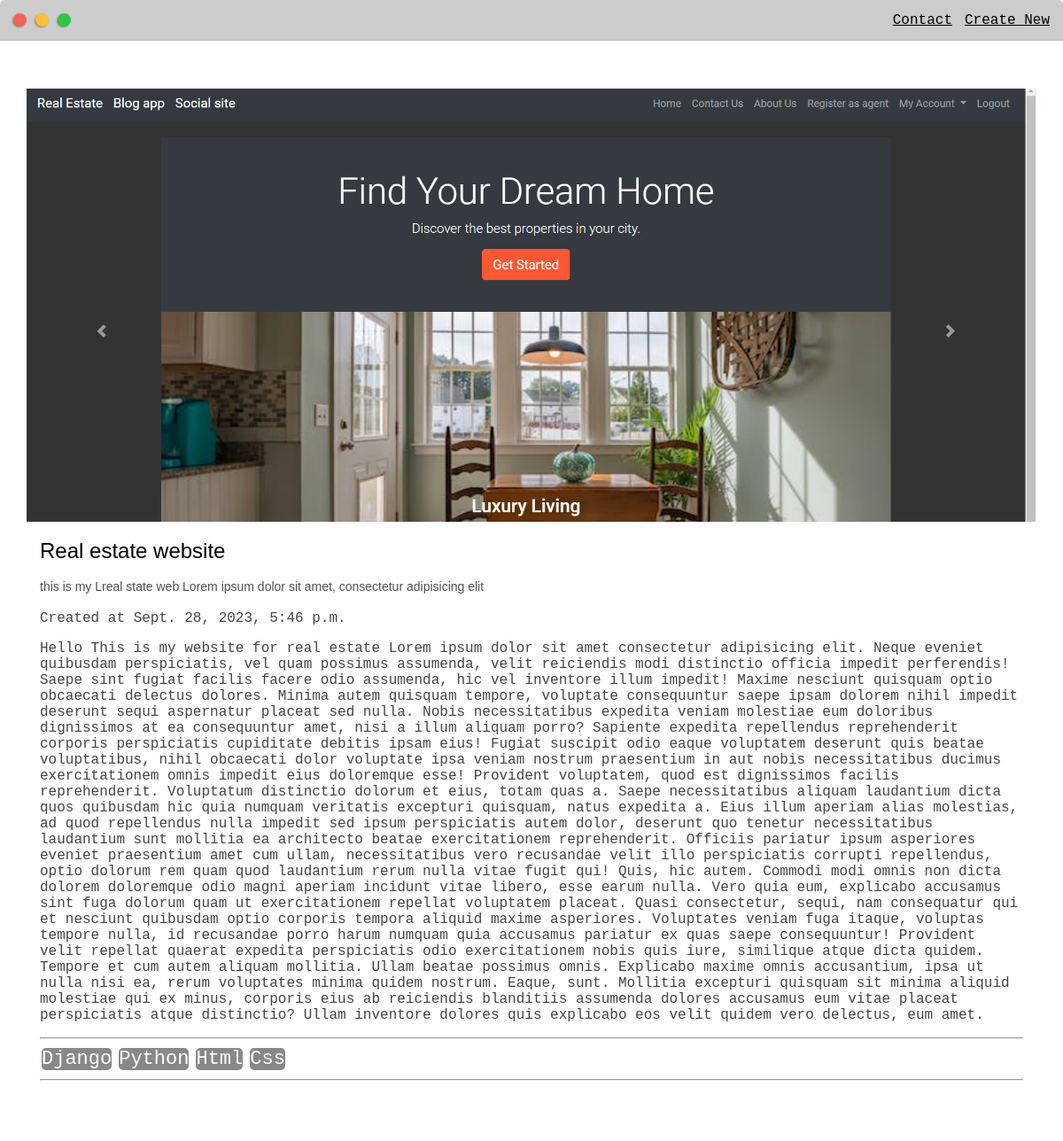
The app's page /post/7 (signed in) with its own data.
### webapp/models.py (models this page shows, shortened)
class posts(models.Model):
    headline = models.CharField( max_length=50)
    sub_headline = models.CharField( max_length=250)
    thumbnail= models.ImageField(null=True , blank=True , default='desktop wallpaper.jpg')
    body = models.TextField(null=True , blank=True)
    created = models.DateTimeField( auto_now_add=True)
    tags=models.ManyToManyField(tags, null=True)

class tags(models.Model):
    name = models.CharField( max_length=50)
    def __str__(self):
        return self.name

### webapp/views.py (the view)
# urls.py: path('post/<int:pk>' ,views.Post, name='post'),
def Post(request , pk):
    post= posts.objects.get(id=pk)
    return  render(request , 'webapp/posts.html' ,{'post':post })

### webapp/templates/webapp/posts.html (shortened to what this page needs)
{% extends "webapp/base.html" %}
{% block content %}
{% load static %}
<div class='main-container'>
<br>
<br>
<br>
        <img src="{{post.thumbnail.url}}">
        <div class="post-preview">
            <h4 class="post-title">{{post.headline}}</h4>
            <h4 class="post-intro">{{post.sub_headline}}</h4>
            <p >Created at {{post.created}}</p>
            <p >{{post.body}}</p>
            <hr>
                {% for tags  in post.tags.all  %}
                <span class="tags">{{tags}}</span>
                {% endfor %}
                <hr>
                <br>
        </div>
</div>
{% endblock content %}

### static/css/default.css (style rules this page uses)
:root { --mainColor:#cdcccc; --secondaryColor:#fef3f3; --borderColor:#c1c1c1; --mainText:black; --secondaryText:#404549; --themeDotBorder:#24292e; --previewBg:rgb(251, 249, 243, 0.8); --previewShadow:#f0ead6; --buttonColor:rgb(26, 120, 43); }
html, body { padding: 0; margin: 0; scroll-behavior: smooth; }
body * { transition: 0.3s; }
h1, h2, h3, h4, h5, h6, strong { color: var(--mainText); font-family: 'Russo One', sans-serif; font-weight: 500; }
p, li, span, label, input, textarea { color: var(--secondaryText); font-family: 'Roboto Mono', monospace; }
h4 { font-size: 24px; }
.main-container { width: 1200px; margin: 0 auto; }
.post-preview { background-color: #fff; padding:15px; }
.post-title { color:black; margin: 0; }
.post-intro { color:#4b5156; font-size: 14px; }
.tags { display: inline-block; color: #fff; background-color: #3300ff; border-radius: 5px; margin: 2px; padding: 2px , 5px; font-size: 12px; }
@media screen and (max-width: 1200px) { .main-container { width: 95%; } }

### webapp/templates/webapp/base.html (style rules this page uses)
body { padding-bottom: 60px; }

### webapp/templates/webapp/posts.html (style rules this page uses)
img { max-width: 100%; object-fit: cover; }
.tags { display: inline-block; color: #fff; background-color: #888; border-radius: 5px; margin: 2px; padding: 2px , 5px; font-size: 22px; }

### records on screen
posts: thumbnail (picture), headline "Real estate website", sub_headline "this is my Lreal state web Lorem ipsum dolor sit amet, consectetur adipisicing elit", created "Sept. 28, 2023, 5:46 p.m.", body "Hello This is my website for real estate Lorem ipsum dolor sit amet consectetur adipisicing elit. Neque eveniet quibusdam perspiciatis, vel quam possimus assumenda, velit reiciendis modi distinctio officia impedit perferendis! Saepe sint fugiat facilis facere odio assumenda, hic vel inventore illum impedit! Maxime nesciunt quisquam optio obcaecati delectus dolores. Minima autem quisquam tempore, voluptate consequuntur saepe ipsam dolorem nihil impedit deserunt sequi aspernatur placeat sed nulla. Nobis necessitatibus expedita veniam molestiae eum doloribus dignissimos at ea consequuntur amet, nisi a illum aliquam porro? Sapiente expedita repellendus reprehenderit corporis perspiciatis…"
tags: name "Django"
tags: name "Python"
tags: name "Html"
tags: name "Css"
